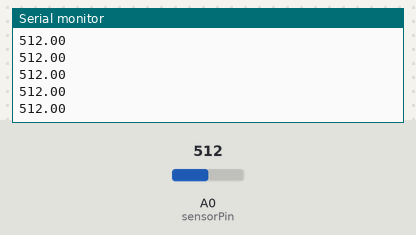
A sketch run on a simulated Arduino Uno, built with avr-gcc and run on an emulated ATmega328P. Parts: the last lines printed to the serial monitor. The test bench sets the inputs (shaded band); at power-on: A0 (sensorPin) = 512.

Above: at 1.2 s.
1.3 s: A0 (sensorPin) set to 716
At 2.0 s:
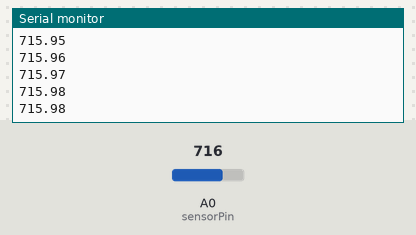
2.8 s: A0 (sensorPin) set to 900
At 3.8 s:
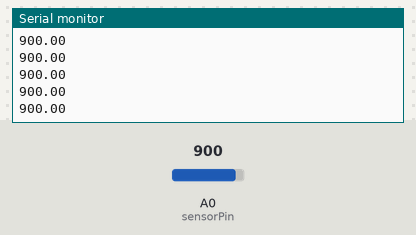
Timing chart, 0 to 5.8 s (numbered marks = the images above; inputs shaded):
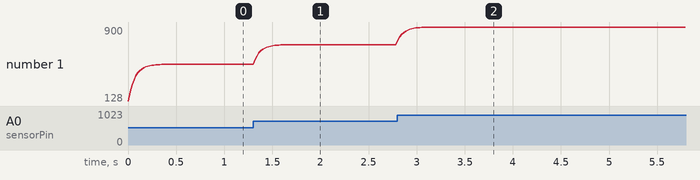

Measured:
- after the input at 1.3 s, the serial monitor: prints a new line at once (image 1)
- after the input at 2.8 s, the serial monitor: prints a new line at once (image 2)
- plotted number 1: 512 → 716 after the input at 1.3 s, 716 → 900 after the input at 2.8 s

The sketch:

HeartBeat.ino
```cpp
int sensorPin=A0;             //接Arduino的A0引脚

double alpha=0.75;            //变量alpha是大于0小于1的数,其大小决定了数据平滑的程度。
int period=20;

void setup()
{
  pinMode(A0,INPUT);
  Serial.begin(115200);       //这个串口监视软件的通信速率设置为最高,以减小传输数据带来的延迟影响。
}

void loop()
{
  static double oldValue=0;

  int rawValue=analogRead(sensorPin);

  //平滑功能采用了一种称为"leaky integration”的方法.可以通过代码了解这种方法,我们用如下代码完成这种平滑:
  double value=alpha*oldValue+(1-alpha)*rawValue;

  Serial.println(value);

  oldValue=value;
  delay(period);
}
```
